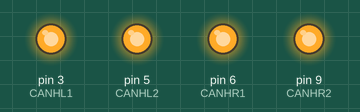
This sketch was run on a simulated Arduino Uno, built with avr-gcc and run on an emulated ATmega328P. Shown: output pins drawn as LEDs (lit = HIGH).

Above: at 2.5 s.
At 7.5 s:
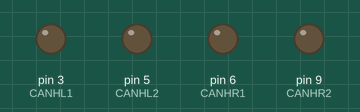
Timing chart, 0 to 13.0 s (numbered marks = the images above):
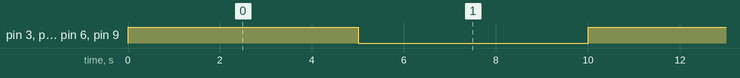

Measured:
- by itself, pin 3 (CANHL1), pin 5 (CANHL2), pin 6 (CANHR1), pin 9 (CANHR2): alternates HIGH for 5.0 s and LOW for 5.0 s

The sketch:

testCanh.ino
```cpp
const int CANHL1 = 3;
const int CANHL2 = 5;
const int CANHR1 = 6;
const int CANHR2 = 9;


void setup() {
  // put your setup code here, to run once:
  pinMode(CANHL1,OUTPUT);
  pinMode(CANHL2,OUTPUT);
  pinMode(CANHR1,OUTPUT);
  pinMode(CANHR2,OUTPUT);
  Serial.begin(9600);
}

void loop() {
  // put your main code here, to run repeatedly:
//  int i  =0;
//  for(i =10;i<250;i+=1){
//    Serial.println(i);
//      analogWrite(CANHL1,i);
//  analogWrite(CANHL2,i);
//  analogWrite(CANHR1,i);
//  analogWrite(CANHR2,i);
//  delay(200);
  analogWrite(CANHL1,255);
  analogWrite(CANHL2,255);
  analogWrite(CANHR1,255);
  analogWrite(CANHR2,255);
  delay(5000);
    analogWrite(CANHL1,0);
  analogWrite(CANHL2,0);
  analogWrite(CANHR1,0);
  analogWrite(CANHR2,0);
  delay(5000);
  }
```
